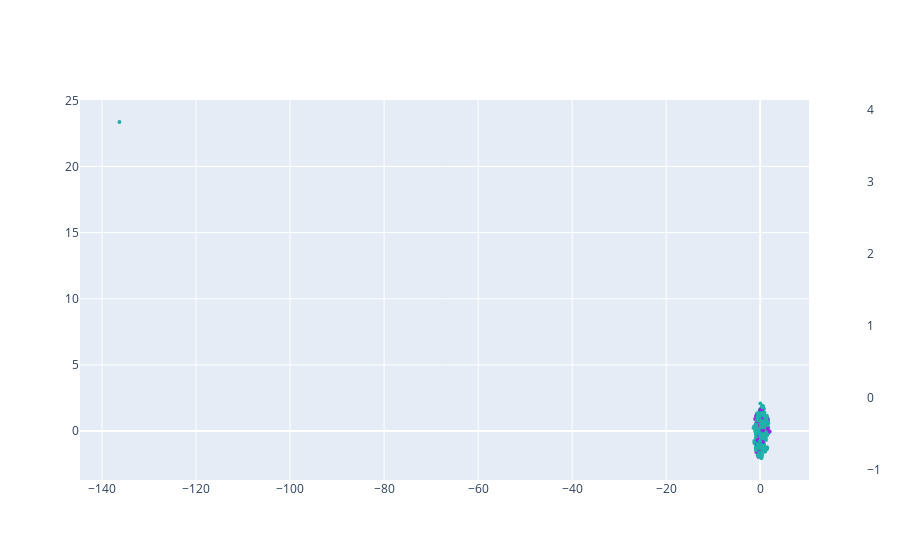

The cell this chart's notebook holds for it:
### Code cell
tsne = TSNE(n_components=2, verbose=1, perplexity=30, learning_rate=100.0, early_exaggeration=2., n_iter=250)
X_tsne = tsne.fit_transform(X_bi.toarray())
mapColors = {0:'lightseagreen', 1:'blueviolet'}
mapSentColors = {1:'lightseagreen', 2:'blueviolet'}
colorsClusters = [mapColors[c] for c in clusters]
colorsSentiment = [mapSentColors[s] for s in df.sexe]

fig = go.Figure(data=go.Scatter(
    x = X_tsne[:, 0],
    y = X_tsne[:, 1],
    hovertext = list(zip(df.Theme.apply(lambda x : x.split(',')), df.sexe)),
    mode='markers+text',
    marker=dict(
        size=4,
        color=colorsClusters, # colorsClusters or colorsSentiment
        colorscale='Viridis',
        showscale=True,
    )
))
fig.show()

### Figure 1 — Plotly figure (JSON) as saved in the notebook; plotly's stock layout.template omitted (floating-point values rounded to 4 significant figures; data arrays with more than 128 entries replaced by an {"elided": "..."} marker saying what was removed)
{"data": [{"hovertext": {"elided": "500 str values"}, "marker": {"color": {"elided": "500 str values"}, "colorscale": [[0, "#440154"], [0.1111, "#482878"], [0.2222, "#3e4989"], [0.3333, "#31688e"], [0.4444, "#26828e"], [0.5556, "#1f9e89"], [0.6667, "#35b779"], [0.7778, "#6ece58"], [0.8889, "#b5de2b"], [1, "#fde725"]], "showscale": true, "size": 4}, "mode": "markers+text", "type": "scatter", "x": {"elided": "500 float values"}, "y": {"elided": "500 float values"}}], "layout": {}}
